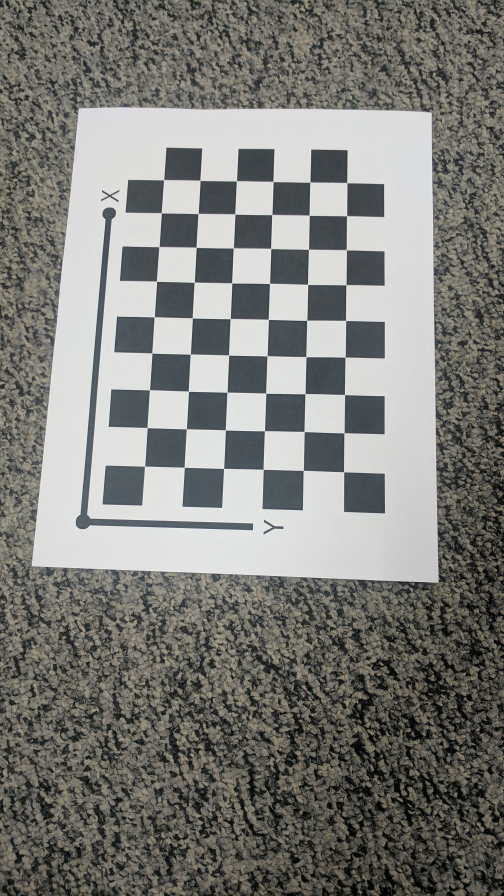
#> input picture Calibration_Imgs/IMG_20170209_042606.jpg, 1512 x 2688 px (shown at 1/3 size); its folder holds 4 pictures in this run
$ python main.py
#> lines starting #> are read from the running program, lines starting #| are printed output that depends on the picture
### detect_checkerboard_corners.py
import cv2
import numpy as np

def getCheckerBoardCorners(
    image_path,
    checkerboard_size,
    circle_radius=8,
    circle_color=(0, 0, 255),
    circle_thickness=10,   # -1 means filled
    draw_lines=True,
    line_color=(0, 255, 0),
    line_thickness=4
):
    """
    Detects checkerboard corners and makes them more pronounced on the image.

    Args:
        image_path (str): Path to the image.
        checkerboard_size (tuple): (columns, rows) number of inner corners (e.g., (9, 6))
        circle_radius (int): Radius of the drawn circles.
        circle_color (tuple): Color for the circles (B, G, R).
        circle_thickness (int): Thickness of the circle outline. Use -1 for filled.
        draw_lines (bool): Whether to draw lines connecting the corners.
        line_color (tuple): Color for the connecting lines (B, G, R).
        line_thickness (int): Thickness of the connecting lines.

    Returns:
        img (np.ndarray or None): Image with pronounced corners drawn.
        corners (np.ndarray or None): Detected corners, shape (N, 2), or None if not found.
    """
    img = cv2.imread(image_path)
    if img is None:
        raise FileNotFoundError(f"Image not found: {image_path}")

    gray = cv2.cvtColor(img, cv2.COLOR_BGR2GRAY)
    ret, corners = cv2.findChessboardCorners(gray, checkerboard_size, None)

    if ret:
        criteria = (cv2.TERM_CRITERIA_EPS + cv2.TERM_CRITERIA_MAX_ITER, 30, 0.001)
        corners = cv2.cornerSubPix(gray, corners, (11, 11), (-1, -1), criteria)
        cv2.drawChessboardCorners(img, checkerboard_size, corners, ret)
        corners2d = corners.squeeze()

        # Draw extra circles to highlight corners
        for pt in corners2d:
            center = tuple(np.round(pt).astype(int))
            cv2.circle(img, center, circle_radius, circle_color, circle_thickness)

        # Draw thick lines connecting the corners (row-wise and column-wise)
        if draw_lines:
            cols, rows = checkerboard_size
            # Draw horizontal lines
            for r in range(rows):
                for c in range(cols - 1):
                    idx1 = r * cols + c
                    idx2 = r * cols + c + 1
                    pt1 = tuple(np.round(corners2d[idx1]).astype(int))
                    pt2 = tuple(np.round(corners2d[idx2]).astype(int))
                    cv2.line(img, pt1, pt2, line_color, line_thickness)
            # Draw vertical lines
            for c in range(cols):
                for r in range(rows - 1):
                    idx1 = r * cols + c
                    idx2 = (r + 1) * cols + c
                    pt1 = tuple(np.round(corners2d[idx1]).astype(int))
                    pt2 = tuple(np.round(corners2d[idx2]).astype(int))
                    cv2.line(img, pt1, pt2, line_color, line_thickness)

        return img, corners2d
    else:
        return None, None

### generate_object_points.py
import numpy as np

def generate_object_points(checkerboard_size, square_size=1.0):
  """
  Generates the 3D real-world coordinates of checkerboard corners on the Z=0 plane.

  Args:
      checkerboard_size (tuple): (columns, rows) of inner corners (e.g., (9, 6))
      square_size (float): Size of a checkerboard square (any unit, default=1.0)

  Returns:
      objp (np.ndarray): (N, 3) array of 3D points (x, y, 0) for each corner.
  """
  cols, rows = checkerboard_size
  objp = np.zeros((cols * rows, 3), np.float32)
  objp[:, :2] = np.mgrid[0:cols, 0:rows].T.reshape(-1, 2)
  objp *= square_size
  return objp

def pair_object_image_points(img_corners_list, checkerboard_size, square_size=1.0):
  """
  Pairs the object points with each set of detected image corners.

  Args:
      img_corners_list (list of np.ndarray): Each element is (N, 2) array of detected corners for one image.
      checkerboard_size (tuple): (columns, rows) of inner corners.
      square_size (float): Physical size of checker square.

  Returns:
      objpoints (list of np.ndarray): List of object points arrays (one per image).
      imgpoints (list of np.ndarray): List of image corners arrays (one per image, filtered for success).
  """
  objp = generate_object_points(checkerboard_size, square_size)
  objpoints = []
  imgpoints = []
  for corners in img_corners_list:
    if corners is not None and len(corners) == objp.shape[0]:
      objpoints.append(objp)
      imgpoints.append(corners)
  return objpoints, imgpoints

### estimate_homographies.py
import numpy as np

def compute_homography(objp, imgp):
    """
    Estimates the homography H that maps object points to image points.

    Args:
        objp (np.ndarray): (N, 3) array of object points (x, y, 0).
        imgp (np.ndarray): (N, 2) array of detected image points (u, v).

    Returns:
        H (np.ndarray): 3x3 homography matrix.
    """
    assert objp.shape[0] == imgp.shape[0], "Number of object and image points must match."
    N = objp.shape[0]
    A = []
    for i in range(N):
        X, Y = objp[i, 0], objp[i, 1]
        x, y = imgp[i, 0], imgp[i, 1]
        A.append([-X, -Y, -1,  0,  0,  0, X*x, Y*x, x])
        A.append([ 0,  0,  0, -X, -Y, -1, X*y, Y*y, y])
    A = np.array(A)
    # Solve Ah = 0 using SVD
    U, S, Vt = np.linalg.svd(A)
    h = Vt[-1, :]
    H = h.reshape(3, 3)
    H = H / H[2,2]
    return H

def compute_all_homographies(objpoints, imgpoints):
    """
    Computes homographies for all image/object point sets.

    Args:
        objpoints (list of np.ndarray): List of object points arrays.
        imgpoints (list of np.ndarray): List of image points arrays.

    Returns:
        H_all (list of np.ndarray): List of 3x3 homography matrices.
    """
    H_all = []
    for objp, imgp in zip(objpoints, imgpoints):
        H = compute_homography(objp, imgp)
        H_all.append(H)
    return H_all

### compute_intrinsics.py
import numpy as np

def v_ij(H, i, j):
    """
    Helper for forming the V matrix (as in Zhang's method).
    """
    return np.array([
        H[0,i]*H[0,j],
        H[0,i]*H[1,j] + H[1,i]*H[0,j],
        H[1,i]*H[1,j],
        H[2,i]*H[0,j] + H[0,i]*H[2,j],
        H[2,i]*H[1,j] + H[1,i]*H[2,j],
        H[2,i]*H[2,j]
    ])

def compute_intrinsics(H_all):
    """
    Computes the intrinsic camera matrix K from all estimated homographies.
    Args:
        H_all (list of np.ndarray): List of 3x3 homography matrices.
    Returns:
        K (np.ndarray): 3x3 intrinsic camera matrix.
    """
    V = []
    for H in H_all:
        H = H / H[2,2]  # Normalize H just in case
        V.append(v_ij(H, 0, 1))                # v_01
        V.append(v_ij(H, 0, 0) - v_ij(H, 1, 1))# v_00 - v_11
    V = np.array(V)
    # Solve Vb = 0 via SVD
    U, S, Vt = np.linalg.svd(V)
    b = Vt[-1,:]

    # Interpret b to fill in the B matrix (Zhang's notation)
    B11, B12, B22, B13, B23, B33 = b
    v0 = (B12*B13 - B11*B23) / (B11*B22 - B12**2)
    lambda_ = B33 - (B13**2 + v0*(B12*B13 - B11*B23))/B11
    alpha = np.sqrt(lambda_ / B11)
    beta = np.sqrt(lambda_ * B11 / (B11*B22 - B12**2))
    gamma = -B12 * alpha**2 * beta / lambda_
    u0 = gamma * v0 / beta - B13 * alpha**2 / lambda_
    K = np.array([
        [alpha, gamma, u0],
        [0,     beta,  v0],
        [0,     0,     1]
    ])
    return K

### compute_extrinsics.py
import numpy as np

def compute_extrinsic(K, H):
    """
    Computes rotation (R) and translation (t) for one view from K and H.

    Args:
        K (np.ndarray): 3x3 camera intrinsic matrix.
        H (np.ndarray): 3x3 homography matrix for that view.

    Returns:
        R (np.ndarray): 3x3 rotation matrix.
        t (np.ndarray): 3x1 translation vector.
    """
    # Normalize H
    H = H / H[2,2]
    K_inv = np.linalg.inv(K)
    h1 = H[:, 0]
    h2 = H[:, 1]
    h3 = H[:, 2]

    # Compute lambda (scale factor)
    lam = 1.0 / np.linalg.norm(np.dot(K_inv, h1))
    r1 = lam * np.dot(K_inv, h1)
    r2 = lam * np.dot(K_inv, h2)
    t  = lam * np.dot(K_inv, h3)
    # Orthogonalize rotation
    r3 = np.cross(r1, r2)
    R = np.stack([r1, r2, r3], axis=1)
    # Ensure R is a proper rotation matrix using SVD
    U, _, Vt = np.linalg.svd(R)
    R = np.dot(U, Vt)
    return R, t

def compute_all_extrinsics(K, H_all):
    """
    Computes extrinsic parameters for all views.

    Args:
        K (np.ndarray): 3x3 camera intrinsic matrix.
        H_all (list of np.ndarray): List of 3x3 homographies.

    Returns:
        extrinsics (list of (R, t)): One (R, t) pair per image.
    """
    extrinsics = []
    for H in H_all:
        R, t = compute_extrinsic(K, H)
        extrinsics.append((R, t))
    return extrinsics

### bundle_adjustment.py
import numpy as np
import cv2
from scipy.optimize import least_squares

def project_points(objpoints, K, dist_coeffs, R, t):
    """
    Projects 3D object points onto the image plane using K, distortion, R, t.
    Args:
        objpoints: (N, 3) 3D world points
        K: (3, 3) intrinsics
        dist_coeffs: (2,) [k1, k2] radial distortion
        R: (3, 3) rotation
        t: (3,) translation
    Returns:
        imgpoints_proj: (N, 2) projected 2D points
    """
    # Transform points to camera coords
    obj_cam = (R @ objpoints.T + t.reshape(3,1)).T  # shape (N, 3)
    x = obj_cam[:, 0] / obj_cam[:, 2]
    y = obj_cam[:, 1] / obj_cam[:, 2]
    r2 = x**2 + y**2
    # Apply radial distortion
    x_dist = x * (1 + dist_coeffs[0]*r2 + dist_coeffs[1]*r2**2)
    y_dist = y * (1 + dist_coeffs[0]*r2 + dist_coeffs[1]*r2**2)
    # Project with K
    u = K[0,0]*x_dist + K[0,1]*y_dist + K[0,2]
    v = K[1,1]*y_dist + K[1,2]
    return np.vstack([u, v]).T  # shape (N, 2)

def pack_params(K, dist_coeffs, extrinsics):
    """
    Packs parameters for optimization.
    """
    params = []
    # Intrinsics: fx, skew, cx, fy, cy
    params += [K[0,0], K[0,1], K[0,2], K[1,1], K[1,2]]
    # Distortion: k1, k2
    params += list(dist_coeffs)
    # Extrinsics for each image: (rvec, t)
    for (R, t) in extrinsics:
        rvec, _ = cv2.Rodrigues(R)
        params += rvec.flatten().tolist() + t.flatten().tolist()
    return np.array(params, dtype=np.float64)

def unpack_params(params, n_images):
    """
    Unpacks parameter vector.
    """
    fx, skew, cx, fy, cy = params[0:5]
    dist_coeffs = params[5:7]
    K = np.array([[fx, skew, cx], [0, fy, cy], [0,0,1]])
    extrinsics = []
    idx = 7
    for _ in range(n_images):
        rvec = np.array(params[idx:idx+3])
        t = np.array(params[idx+3:idx+6])
        R, _ = cv2.Rodrigues(rvec)
        extrinsics.append((R, t))
        idx += 6
    return K, dist_coeffs, extrinsics

def reprojection_residuals(params, objpoints_list, imgpoints_list):
    """
    Computes residuals between observed and projected points for all images.
    """
    n_images = len(objpoints_list)
    K, dist_coeffs, extrinsics = unpack_params(params, n_images)
    residuals = []
    for i in range(n_images):
        objp = objpoints_list[i]
        imgp = imgpoints_list[i]
        R, t = extrinsics[i]
        imgp_proj = project_points(objp, K, dist_coeffs, R, t)
        residuals.extend((imgp_proj - imgp).ravel())
    return np.array(residuals)

def run_bundle_adjustment(objpoints_list, imgpoints_list, K_init, dist_init, extrinsics_init):
    """
    Main entry: optimizes all parameters.
    """
    params0 = pack_params(K_init, dist_init, extrinsics_init)
    result = least_squares(
        reprojection_residuals, params0,
        args=(objpoints_list, imgpoints_list),
        verbose=2, jac='2-point', method='lm'
    )
    K_opt, dist_opt, extrinsics_opt = unpack_params(result.x, len(objpoints_list))
    return K_opt, dist_opt, extrinsics_opt

### compute_mean_reprojection_error.py
import numpy as np
from bundle_adjustment import project_points

def compute_mean_reprojection_error(objpoints, imgpoints, K, dist, extrinsics):
    total_error = 0
    total_points = 0
    for i in range(len(objpoints)):
        objp = objpoints[i]
        imgp = imgpoints[i]
        R, t = extrinsics[i]

        # Project 3D object points to 2D image points
        imgp_proj = project_points(objp, K, dist, R, t)

        # Compute error (Euclidean distance per point)
        error = np.linalg.norm(imgp - imgp_proj, axis=1).sum()
        total_error += error
        total_points += len(objp)

    mean_error = total_error / total_points
    return mean_error

### visualize_and_save.py
import cv2

def visualizeAndSave(img, display=False, output_path=None):
  """
  Visualizes and/or saves an image.

  Args:
    img: The image to process (numpy array).
    display: If True, display the image in a window.
    output_path: If provided, save the image to this path.

  Returns:
    The processed image.
  """
  if display:
    cv2.imshow('Image', img)
    cv2.waitKey(0)
    cv2.destroyAllWindows()
  if output_path is not None:
    cv2.imwrite(output_path, img)
  return img

### main.py
import glob
import os
import numpy as np
import cv2
import matplotlib.pyplot as plt

from detect_checkerboard_corners import getCheckerBoardCorners
from generate_object_points import pair_object_image_points
from estimate_homographies import compute_all_homographies
from compute_intrinsics import compute_intrinsics
from compute_extrinsics import compute_all_extrinsics
from bundle_adjustment import run_bundle_adjustment
from compute_mean_reprojection_error import project_points, compute_mean_reprojection_error
from visualize_and_save import visualizeAndSave

def main():
  # ---- Step 1: Detect corners in all images ----
  checkerboard_size = (9, 6)
  img_dir = "Calibration_Imgs"
  output_dir = "Output"

  image_paths = glob.glob(os.path.join(img_dir, "*.jpg"))
  img_corners_list = []

  for img_path in image_paths:
    img, corners = getCheckerBoardCorners(img_path, checkerboard_size)
#> in getCheckerBoardCorners, img is the input picture: shape (2688, 1512, 3); mean B, G, R 121.3, 125.2, 125.3
#> in getCheckerBoardCorners, `ret, corners = cv2.findChessboardCorners(gray, checkerboard_size, None)`: ret = True; corners = 54 rows, first 8: [435.1, 1399.1], [442.3, 1283.7], [449.4, 1170.7], [456.7, 1060.4], [463.6, 951.7], [470.9, 845.2], [477.8, 741.4], [485.3, 639.8]
#> in getCheckerBoardCorners, `corners = cv2.cornerSubPix(gray, corners, (11, 11), (-1, -1), criteria)`: corners = 54 rows, first 8: [434.9, 1399.4], [442.3, 1283.8], [449.5, 1170.6], [456.6, 1060.3], [463.6, 951.7], [470.7, 844.8], [478, 741.2], [485.1, 639.7]
#> in getCheckerBoardCorners, `corners2d = corners.squeeze()`: corners2d = 54 pairs, first value 434.9 to 1041.6, second value 540.4 to 1416.4
#> the loop in getCheckerBoardCorners, `for pt in corners2d:` made 54 passes
#> (pt, center) on passes 1 to 8: ([434.9, 1399.4], (435, 1399)), ([442.3, 1283.8], (442, 1284)), ([449.5, 1170.6], (450, 1171)), ([456.6, 1060.3], (457, 1060)), ([463.6, 951.7], (464, 952)), ([470.7, 844.8], (471, 845)), ([478, 741.2], (478, 741)), ([485.1, 639.7], (485, 640))
#> after the loop in getCheckerBoardCorners, `for pt in corners2d:`:
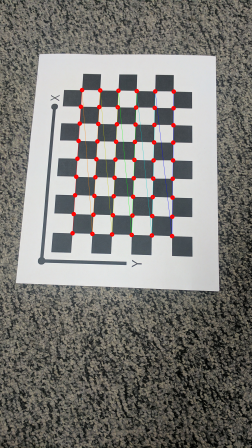
#> img: shape (2688, 1512, 3) (shown at 1/6 size); mean B, G, R 119.9, 124, 125.9
#> after the loop in getCheckerBoardCorners, `for c in range(cols):`:
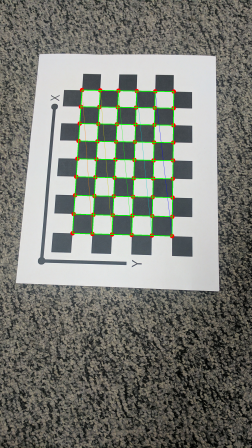
#> img: shape (2688, 1512, 3) (shown at 1/6 size); mean B, G, R 118.4, 125.6, 123.7
#> corners has the same summary as corners2d in getCheckerBoardCorners
    img_corners_list.append(corners)

    img_filename = os.path.basename(img_path)
    img_name, img_ext = os.path.splitext(img_filename)
    output_path = os.path.join(output_dir, f"{img_name}_corners{img_ext}")

    visualizeAndSave(img, False, output_path)

  # ---- Step 2: Generate object points and pair with image points ----
  objpoints, imgpoints = pair_object_image_points(img_corners_list, checkerboard_size)
#> in generate_object_points, `cols, rows = checkerboard_size`: cols = 9; rows = 6

  # ---- Step 3: Estimate homographies ----
  H_all = compute_all_homographies(objpoints, imgpoints)
#> the loop in compute_all_homographies, `for objp, imgp in zip(objpoints, imgpoints):` made 4 passes
#> pass 1, in compute_homography, `U, S, Vt = np.linalg.svd(A)`:
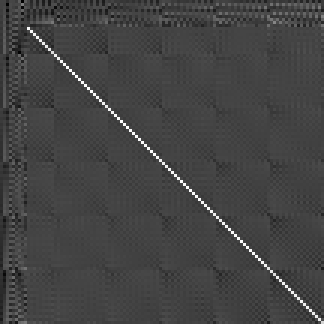
#> U: shape (108, 108) float64 (shown 3 times larger); min -0.354, max 0.974, mean -0.00132; drawn with min black and max white

  # ---- Step 4: Compute intrinsics ----
  K = compute_intrinsics(H_all)
  print("Initial camera intrinsics:\n", K)

  # ---- Step 5: Compute extrinsics ----
  extrinsics_init = compute_all_extrinsics(K, H_all)
  print("Initial extrinsics for first image (R, t):\n", extrinsics_init[0])

  # ---- Step 6: Initialize distortion ----
  dist_init = np.zeros(2)  # [k1, k2] as per Zhang

  # ---- Step 7: Bundle adjustment ----
  K_opt, dist_opt, extrinsics_opt = run_bundle_adjustment(objpoints, imgpoints, K, dist_init, extrinsics_init)
#> after the loop in unpack_params, `for _ in range(n_images):`: extrinsics = 4 items; idx = 31
#> in reprojection_residuals, `K, dist_coeffs, extrinsics = unpack_params(params, n_images)`: K = [[2041.1, -0.268, 779.9], [0, 2031.3, 1374.1], [0, 0, 1]]; dist_coeffs = [0, 0]; extrinsics = 4 items
#> the loop in reprojection_residuals, `for i in range(n_images):` made 4 passes
#> t on passes 1 to 4: [-2.9, 0.214, 17.13], [-3.17, 0.787, 15.5], [-3.01, -0.18, 14.58], [-2.85, -0.241, 13.56]
#> after the loop in reprojection_residuals, `for i in range(n_images):`: residuals = 432 values, max 2.49 at index 397, min -2.03 at index 383, mean 0.00759
#> the loop in unpack_params (call 2), `for _ in range(n_images):` made 4 passes
#> (rvec, t) on passes 1 to 4: ([-0.172, -0.122, -1.53], [-2.9, 0.214, 17.13]), ([-0.253, -0.266, -1.52], [-3.17, 0.787, 15.5]), ([-0.311, -0.393, -1.49], [-3.01, -0.18, 14.58]), ([-0.366, -0.485, -1.51], [-2.85, -0.241, 13.56])
#> the loop in reprojection_residuals (call 2), `for i in range(n_images):` made 4 passes
  print("\nOptimized camera intrinsics (K):\n", K_opt)
  print("Optimized distortion coefficients:", dist_opt)
  print("Optimized extrinsics for first image (R, t):\n", extrinsics_opt[0])

  mean_err = compute_mean_reprojection_error(objpoints, imgpoints, K_opt, dist_opt, extrinsics_opt)
  print(f"\nMean reprojection error: {mean_err:.4f} pixels")

  # ---- OpenCV built-in calibration for comparison ----
  print("\n--- OpenCV Calibration (2 radial, 0 tangential) ---")
  sample_img = cv2.imread(image_paths[0], 0)  # 0 = grayscale
  img_shape = sample_img.shape[::-1]  # (width, height)
  flags = cv2.CALIB_ZERO_TANGENT_DIST | cv2.CALIB_FIX_K3 | cv2.CALIB_FIX_K4 | cv2.CALIB_FIX_K5
  ret, K_cv, dist_cv, rvecs_cv, tvecs_cv = cv2.calibrateCamera(
      objpoints, imgpoints, img_shape, None, None, flags=flags)
  print("OpenCV camera matrix:\n", K_cv)
  print("OpenCV distortion coefficients:\n", dist_cv.ravel())
  print("OpenCV mean reprojection error: %.4f pixels" % (ret))


  # ---- Visualize detected vs. reprojected points ----
  print("\nVisualizing detected (green) vs reprojected (red) points for the first image...")
  img = cv2.imread(image_paths[0])
  R, t = extrinsics_opt[0]
  objp = objpoints[0]
  img_proj = project_points(objp, K_opt, dist_opt, R, t)
  for (u, v) in imgpoints[0]:
      cv2.circle(img, (int(u), int(v)), 6, (0, 255, 0), 2) # Green = detected
  for (u, v) in img_proj:
      cv2.circle(img, (int(u), int(v)), 3, (0, 0, 255), -1) # Red = projected

  # Save the comparison image
  comparison_output_path = os.path.join(output_dir, "detected_vs_reprojected_points.jpg")
  visualizeAndSave(img, False, comparison_output_path)

  plt.figure(figsize=(8, 6))
  plt.title("First Image: Detected (green) vs. Reprojected (red) Points")
  plt.imshow(cv2.cvtColor(img, cv2.COLOR_BGR2RGB))
  plt.axis('off')
  plt.show()

  # ---- Visualize undistortion ----
  print("\nShowing original vs. undistorted first image...")
  img_original = cv2.imread(image_paths[0])
  dist_opt_padded = np.array([dist_opt[0], dist_opt[1], 0.0, 0.0, 0.0])
  img_undist = cv2.undistort(img_original, K_opt, dist_opt_padded)
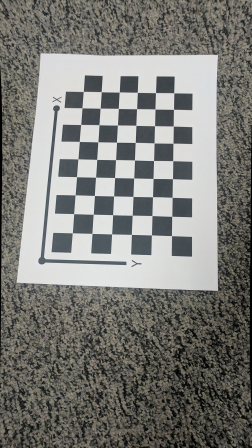
#> img_undist: shape (2688, 1512, 3) (shown at 1/6 size); mean B, G, R 120.5, 124.4, 124.5

  # Save original and undistorted images separately
  original_output_path = os.path.join(output_dir, "original_image.jpg")
  undistorted_output_path = os.path.join(output_dir, "undistorted_image.jpg")
  visualizeAndSave(img_original, False, original_output_path)
  visualizeAndSave(img_undist, False, undistorted_output_path)

  # Create side-by-side comparison
  h, w = img_original.shape[:2]
  comparison_img = np.zeros((h, w*2, 3), dtype=np.uint8)
  comparison_img[:, :w] = img_original
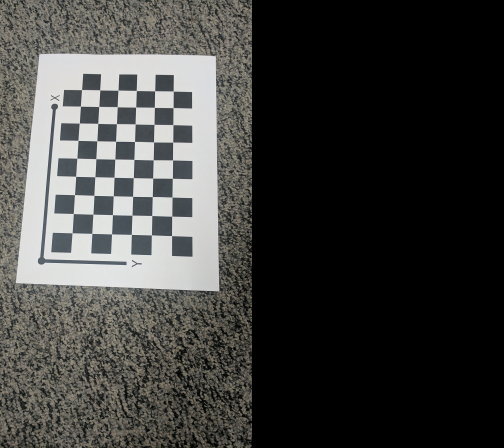
#> comparison_img: shape (2688, 3024, 3) (shown at 1/6 size); mean B, G, R 60.6, 62.6, 62.7
  comparison_img[:, w:] = img_undist
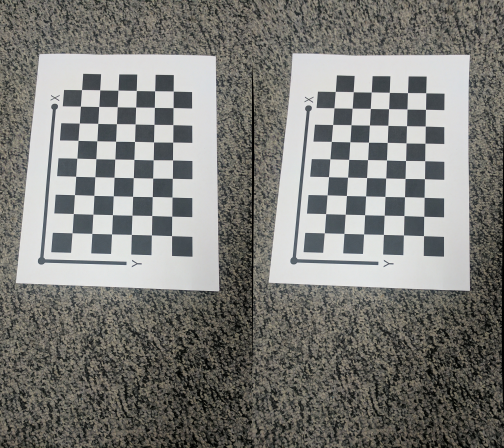
#> comparison_img: shape (2688, 3024, 3) (shown at 1/6 size); mean B, G, R 120.9, 124.8, 124.9

  # Add text labels to the comparison image
  font = cv2.FONT_HERSHEY_SIMPLEX
  cv2.putText(comparison_img, 'Original', (50, 50), font, 2, (255, 255, 255), 3)
  cv2.putText(comparison_img, 'Undistorted', (w + 50, 50), font, 2, (255, 255, 255), 3)

  # Save the side-by-side comparison
  comparison_undist_path = os.path.join(output_dir, "original_vs_undistorted_comparison.jpg")
  visualizeAndSave(comparison_img, False, comparison_undist_path)

  plt.figure(figsize=(12,6))
  plt.subplot(1,2,1)
  plt.title('Original')
  plt.imshow(cv2.cvtColor(img_original, cv2.COLOR_BGR2RGB))
  plt.axis('off')
  plt.subplot(1,2,2)
  plt.title('Undistorted')
  plt.imshow(cv2.cvtColor(img_undist, cv2.COLOR_BGR2RGB))
  plt.axis('off')
  plt.show()
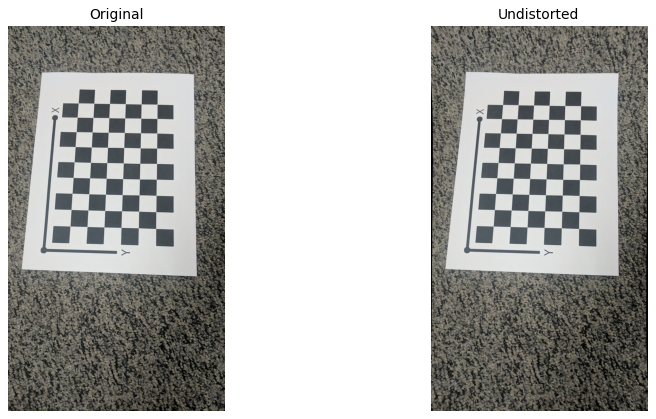
#> figure drawn by matplotlib, 2 panels

if __name__ == "__main__":
  main()
